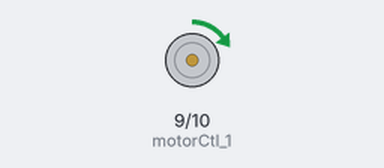
A sketch run on a simulated Arduino Uno, built with avr-gcc and run on an emulated ATmega328P. On the bench: motor-driver pin pairs drawn as motors (green arrow = first pin HIGH = forward, orange = second pin HIGH = backward, longer = more drive).

Above: at 3.5 s.
Timing chart, 0 to 10.6 s (numbered marks = the images above):
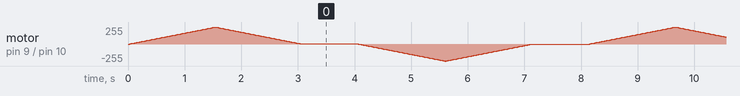

The sketch:

MotorDriver.ino
```cpp
int motorCtl_1 = 9;
int motorCtl_2 = 10;
int voltageLevel = 0;
int fadeAmount = 5;

void setup()  {
  pinMode(motorCtl_1, OUTPUT);
  pinMode(motorCtl_2, OUTPUT);
}

void testMotor(int pin, int count);

void loop()  {
  digitalWrite(motorCtl_2, LOW);
  testMotor(motorCtl_1, 1);
  delay(1000);
  digitalWrite(motorCtl_1, LOW);
  testMotor(motorCtl_2, 1);
  delay(1000);
}

void testMotor(int pin, int count)
{
  for(int i = 0; i < count; i++)
  {
    voltageLevel = 5;
    delay(30);

    while(voltageLevel)
    {
      analogWrite(pin, voltageLevel);

      voltageLevel = voltageLevel + fadeAmount;

      if (voltageLevel == 0 || voltageLevel == 255) {
        fadeAmount = -fadeAmount ;
      }
      delay(30);
    }
  }
}
```
